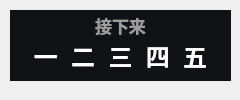
<?xml version="1.0" encoding="UTF-8"?>
<ui version="4.0">
 <class>Form</class>
 <widget class="QWidget" name="Form">
  <property name="geometry">
   <rect>
    <x>0</x>
    <y>0</y>
    <width>240</width>
    <height>100</height>
   </rect>
  </property>
  <property name="minimumSize">
   <size>
    <width>0</width>
    <height>100</height>
   </size>
  </property>
  <property name="maximumSize">
   <size>
    <width>16777215</width>
    <height>65536</height>
   </size>
  </property>
  <property name="windowTitle">
   <string>更多活动</string>
  </property>
  <widget class="QLabel" name="next_subtitle">
   <property name="geometry">
    <rect>
     <x>20</x>
     <y>10</y>
     <width>201</width>
     <height>31</height>
    </rect>
   </property>
   <property name="font">
    <font>
     <family>Microsoft YaHei UI</family>
     <pointsize>13</pointsize>
     <weight>75</weight>
     <bold>true</bold>
    </font>
   </property>
   <property name="styleSheet">
    <string notr="true">color: rgba(255, 255, 255, 150);
font-weight: bold;</string>
   </property>
   <property name="text">
    <string>接下来</string>
   </property>
   <property name="textFormat">
    <enum>Qt::PlainText</enum>
   </property>
   <property name="alignment">
    <set>Qt::AlignCenter</set>
   </property>
  </widget>
  <widget class="QLabel" name="next_lesson_text">
   <property name="geometry">
    <rect>
     <x>20</x>
     <y>30</y>
     <width>201</width>
     <height>51</height>
    </rect>
   </property>
   <property name="font">
    <font>
     <family>Microsoft YaHei UI</family>
     <pointsize>18</pointsize>
     <weight>75</weight>
     <bold>true</bold>
    </font>
   </property>
   <property name="styleSheet">
    <string notr="true">border: none;
color: rgba(255, 255, 255, 255);
font-weight: bold</string>
   </property>
   <property name="text">
    <string>一  二  三  四  五</string>
   </property>
   <property name="textFormat">
    <enum>Qt::PlainText</enum>
   </property>
   <property name="alignment">
    <set>Qt::AlignCenter</set>
   </property>
  </widget>
  <widget class="QLabel" name="backgnd">
   <property name="geometry">
    <rect>
     <x>10</x>
     <y>10</y>
     <width>221</width>
     <height>71</height>
    </rect>
   </property>
   <property name="styleSheet">
    <string notr="true">background-color: rgba(15, 18, 22, 255);
</string>
   </property>
   <property name="text">
    <string/>
   </property>
  </widget>
  <zorder>backgnd</zorder>
  <zorder>next_subtitle</zorder>
  <zorder>next_lesson_text</zorder>
 </widget>
 <resources/>
 <connections/>
</ui>
